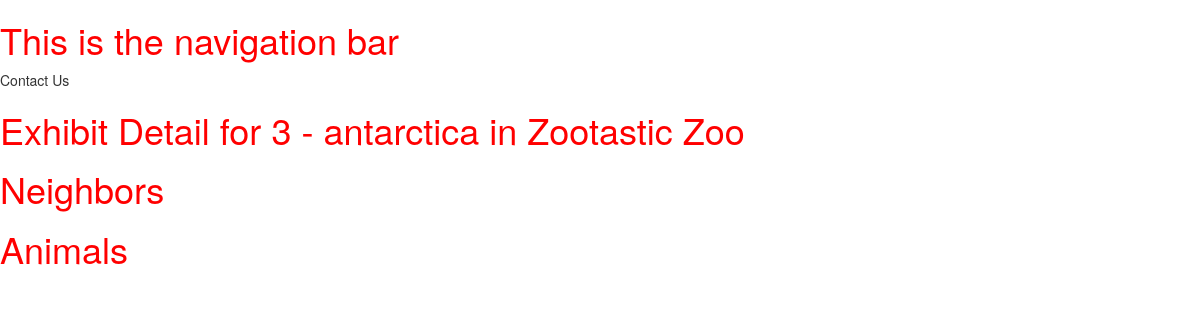
Page /zoo/exhibit/3 on the committed database.
### zoo/models.py (models this page shows, shortened)
class Exhibit(models.Model):
	name = models.CharField(max_length=200, help_text="Enter Exhbit Name")
	zoo = models.ForeignKey('Zoo', on_delete=models.SET_NULL, null=True)

class Zoo(models.Model):
	name = models.CharField(max_length=200, help_text="Enter Zoo Name")
	logoFileName = models.CharField(max_length=200, help_text="Enter logo file name", null=True)

### zoo/views.py (the view)
# urls.py: path('exhibit/<int:pk>', views.ExhibitDetailView.as_view(), name='exhibitDetail'),
class ExhibitDetailView(generic.DetailView):
    model = Exhibit

### zoo/templates/zoo/exhibit_detail.html (shortened to what this page needs)
{% extends "base_generic.html" %}
{% block content %}
<h1>Exhibit Detail for {{ exhibit.id }} - {{ exhibit.name }} in {{ exhibit.zoo.name }}</h1>
<h1>Neighbors</h1>
<h1>Animals</h1>
{% endblock %}

### zoo/static/css/styles.css (style rules this page uses)
h1 { color:red; backgroundcolor:blue; }

### rows in the picture
Exhibit: id "3", name "antarctica", zoo.name "Zootastic Zoo"
